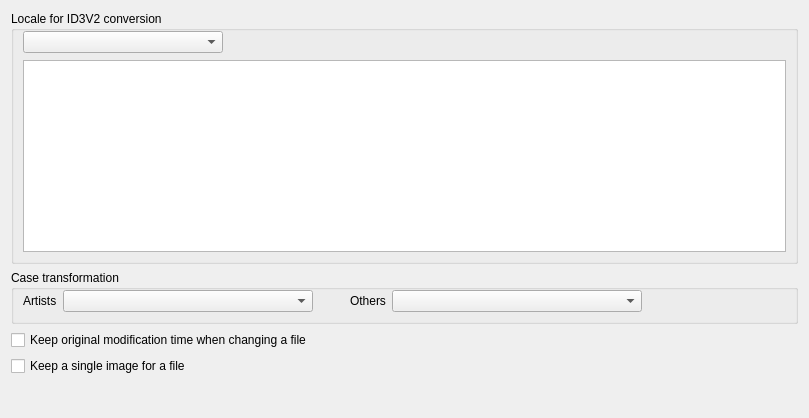
     <widget class="QWidget" name="m_pTransfParamW" >
      <attribute name="title" >
       <string>Transformation params</string>
      </attribute>
      <layout class="QVBoxLayout" >
       <item>
        <widget class="QGroupBox" name="m_pLocaleGrp" >
         <property name="title" >
          <string>Locale for ID3V2 conversion</string>
         </property>
         <layout class="QGridLayout" >
          <property name="topMargin" >
           <number>0</number>
          </property>
          <item row="0" column="0" >
           <widget class="QComboBox" name="m_pLocaleCbB" >
            <property name="minimumSize" >
             <size>
              <width>200</width>
              <height>0</height>
             </size>
            </property>
            <property name="maxVisibleItems" >
             <number>30</number>
            </property>
           </widget>
          </item>
          <item row="0" column="1" >
           <spacer>
            <property name="orientation" >
             <enum>Qt::Horizontal</enum>
            </property>
            <property name="sizeHint" >
             <size>
              <width>181</width>
              <height>23</height>
             </size>
            </property>
           </spacer>
          </item>
          <item row="1" column="0" colspan="2" >
           <widget class="QTextBrowser" name="m_pCodepageTestM" />
          </item>
         </layout>
        </widget>
       </item>
       <item>
        <widget class="QGroupBox" name="m_pCaseGrp" >
         <property name="title" >
          <string>Case transformation</string>
         </property>
         <layout class="QHBoxLayout" >
          <property name="topMargin" >
           <number>0</number>
          </property>
          <item>
           <widget class="QLabel" name="label_12" >
            <property name="text" >
             <string>Artists</string>
            </property>
           </widget>
          </item>
          <item>
           <widget class="QComboBox" name="m_pArtistsCaseCbB" >
            <property name="minimumSize" >
             <size>
              <width>250</width>
              <height>0</height>
             </size>
            </property>
           </widget>
          </item>
          <item>
           <spacer>
            <property name="orientation" >
             <enum>Qt::Horizontal</enum>
            </property>
            <property name="sizeType" >
             <enum>QSizePolicy::Fixed</enum>
            </property>
            <property name="sizeHint" >
             <size>
              <width>31</width>
              <height>20</height>
             </size>
            </property>
           </spacer>
          </item>
          <item>
           <widget class="QLabel" name="label_13" >
            <property name="text" >
             <string>Others</string>
            </property>
           </widget>
          </item>
          <item>
           <widget class="QComboBox" name="m_pOthersCaseCbB" >
            <property name="minimumSize" >
             <size>
              <width>250</width>
              <height>0</height>
             </size>
            </property>
           </widget>
          </item>
          <item>
           <spacer>
            <property name="orientation" >
             <enum>Qt::Horizontal</enum>
            </property>
            <property name="sizeHint" >
             <size>
              <width>40</width>
              <height>20</height>
             </size>
            </property>
           </spacer>
          </item>
         </layout>
        </widget>
       </item>
       <item>
        <widget class="QCheckBox" name="m_pKeepOrigTimeCkB" >
         <property name="text" >
          <string>Keep original modification time when changing a file</string>
         </property>
        </widget>
       </item>
       <item>
        <widget class="QCheckBox" name="m_pKeepOneValidImgCkB" >
         <property name="text" >
          <string>Keep a single image for a file</string>
         </property>
        </widget>
       </item>
       <item>
        <spacer>
         <property name="orientation" >
          <enum>Qt::Vertical</enum>
         </property>
         <property name="sizeHint" >
          <size>
           <width>787</width>
           <height>31</height>
          </size>
         </property>
        </spacer>
       </item>
      </layout>
     </widget>
